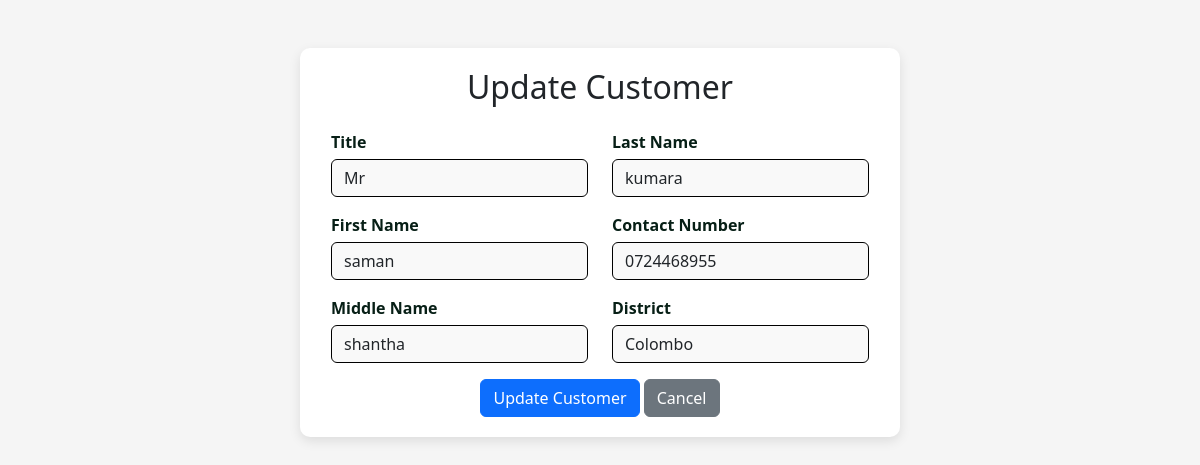
/Customer/update_customer.php?id=1, run on the app's committed database.
### tables this page shows
CREATE TABLE `customer` (
  `id` int NOT NULL AUTO_INCREMENT,
  `title` varchar(20) NOT NULL,
  `first_name` varchar(50) NOT NULL,
  `middle_name` varchar(50) NOT NULL,
  `last_name` varchar(50) NOT NULL,
  `contact_no` varchar(10) NOT NULL,
  `district` varchar(50) NOT NULL,
  PRIMARY KEY (`id`)
);

CREATE TABLE `district` (
  `district` varchar(50) DEFAULT NULL,
  `active` varchar(10) DEFAULT NULL,
  `id` int NOT NULL AUTO_INCREMENT,
  PRIMARY KEY (`id`)
);

### Customer/update_customer.php (the view, shortened to what this page needs)
<?php
include '../includes/dbh.inc.php';
if (isset($_GET['id'])) {
    $customerId = $_GET['id'];
    $sql = "SELECT * FROM customer WHERE id = ?";
    $stmt = $conn->prepare($sql);
    $stmt->bind_param("i", $customerId);
    $stmt->execute();
    $result = $stmt->get_result();
    $customer = $result->fetch_assoc();
}
$districts = [];
$sqlDistricts = "SELECT id, district FROM district WHERE active = 'yes'";
$resultDistricts = $conn->query($sqlDistricts);
if ($resultDistricts->num_rows > 0) {
    while ($row = $resultDistricts->fetch_assoc()) {
        $districts[] = $row;
    }
}
?>
<!DOCTYPE html>
<html lang="en">
<head>
    <link href="https://cdn.jsdelivr.net/npm/bootstrap@5.3.3/dist/css/bootstrap.min.css" rel="stylesheet"
>
    <link rel="stylesheet" href="../css/update_customer.css">
</head>
<body>
    <div class="container update-container mt-5">
        <h2 class="text-center mb-4">Update Customer</h2>
        <form action="" method="post">
            <div class="row">
                <div class="col-md-6">
                    <div class="mb-3">
                        <label for="title" class="form-label">Title</label>
                        <select class="form-control" name="title" required>
                            <option value="Mr" <?php echo ($customer['title'] == 'Mr') ? 'selected' : ''; ?>>Mr</option>
                        </select>
                    </div>
                    <div class="mb-3">
                        <label for="first_name">First Name</label>
                        <input type="text" class="form-control" name="first_name"
                            value="<?php echo $customer['first_name']; ?>" required>
                    </div>
                    <div class="mb-3">
                        <label for="middle_name">Middle Name</label>
                        <input type="text" class="form-control" name="middle_name"
                            value="<?php echo $customer['middle_name']; ?>">
                    </div>
                </div>
                <div class="col-md-6">
                    <div class="mb-3">
                        <label for="last_name">Last Name</label>
                        <input type="text" class="form-control" name="last_name"
                            value="<?php echo $customer['last_name']; ?>" required>
                    </div>
                    <div class="mb-3">
                        <label for="contact_no">Contact Number</label>
                        <input type="text" class="form-control" name="contact_no"
                            value="<?php echo $customer['contact_no']; ?>" required>
                    </div>
                    <div class="mb-3">
                        <label for="district">District</label>
                        <select class="form-control" name="district" required>
                            <?php foreach ($districts as $districtOption): ?>
                                <option value="<?php echo $districtOption['id']; ?>" <?php echo ($districtOption['id'] == $customer['district']) ? 'selected' : ''; ?>>
                                    <?php echo $districtOption['district']; ?>
                                </option>
                            <?php endforeach; ?>
                        </select>
                    </div>
                </div>
            </div>
            <div class="text-center">
                <button type="submit" class="btn btn-primary">Update Customer</button>
                <a href="view_customer.php" class="btn btn-secondary">Cancel</a>
            </div>
        </form>
    </div>
</body>
</html>

### css/update_customer.css (style rules this page uses)
* { margin: 0; padding: 0; box-sizing: border-box; }
body { width: 100%; background-color: #f5f5f5; }
.update-container { display: flex; flex-direction: column; align-items: center; max-width: 600px; margin: 50px auto; padding: 20px; background-color: white; box-shadow: 0px 4px 12px rgba(0, 0, 0, 0.1); border-radius: 10px; }
h2 { margin-bottom: 20px; text-align: center; }
.mb-3 label { font-size: 16px; margin-bottom: 5px; display: block; font-weight: 500; color: #071F16; font-weight: bold; }
input.form-control, select.form-control { background-color: #f9f9f9; }
.form-control { border: 1px solid #000000; }

### data on the page
customer: title "Mr", first_name "saman", middle_name "shantha", last_name "kumara", contact_no "0724468955", district "Colombo"
